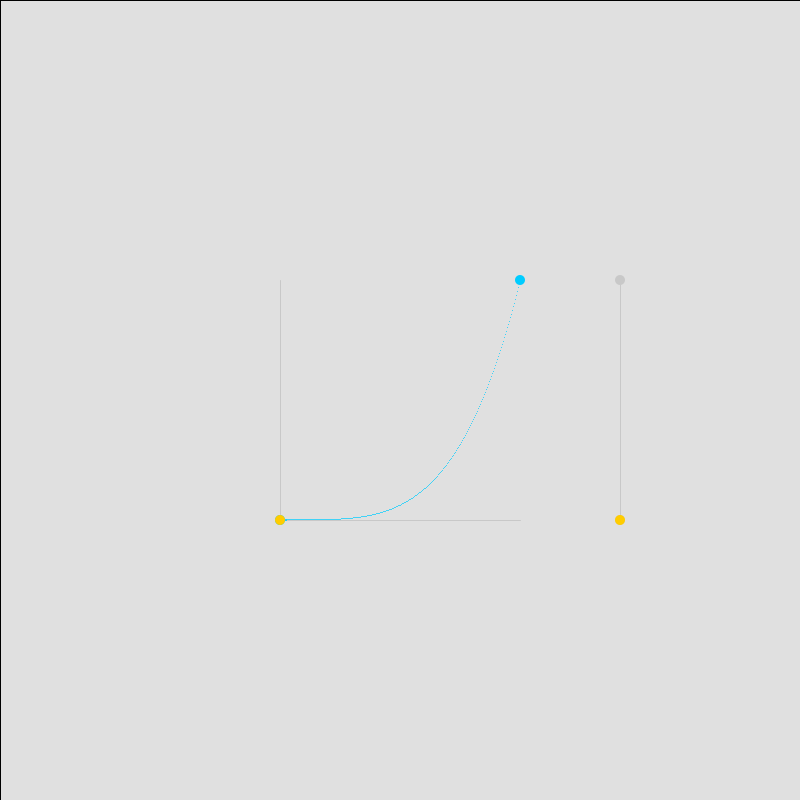
Frame 1 (no input)
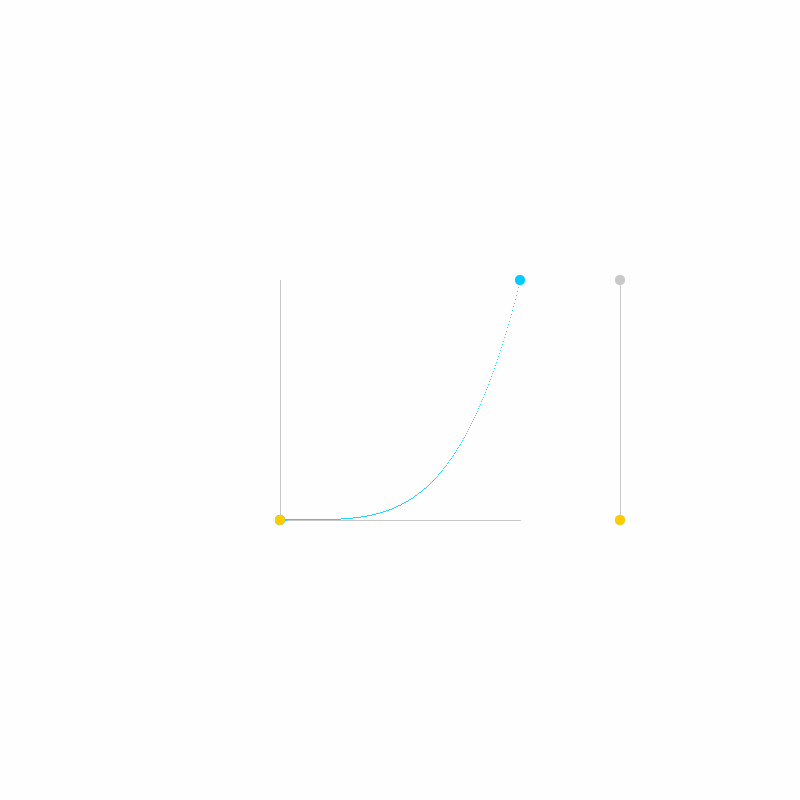
Frame 60 (the mouse pressed at the canvas centre just before this capture)
Frame 120 (the mouse held since frame 60 and released just before this capture): identical to frame 60, image omitted

The Processing sketch that drew these frames (run headless with seeded random() and noise(); from frame 60 on, the mouse is pressed at the canvas centre):

// Processing sketch: EasingGraph
// ── EasingGraph.pde
static final float FPS = 60;
static final float ONE_MS = 1000;
static final float MARGIN = 280;

float x, y = 0;
float radius = 10;
float elapsedTime = 0;
float totalDuration = 500;
boolean isReady = false;

void setup() {
  frameRate(FPS);
  size(800, 800);
}

void draw() {
  fill(255, 100);
  rect(0, 0, width, height);
  
  if (!isReady) {
    elapsedTime = 0;
    
  } else if (elapsedTime < totalDuration) {
    elapsedTime += (ONE_MS / frameRate);
    
  } else {
    elapsedTime = totalDuration;
  }
  
  float rate = getRate(getNormalizedCurrentTime());
  
  x = getNormalizedCurrentTime() * width;
  y = height - rate * height;
   
  x = map(x, 0, width, MARGIN, width - MARGIN);
  y = map(y, height, 0, height - MARGIN, MARGIN);
  
  // Support
  stroke(200);
  line(MARGIN, height - MARGIN, MARGIN, MARGIN);
  line(MARGIN, height - MARGIN, width - MARGIN, height - MARGIN);
  line(width - MARGIN + 100, height - MARGIN, width - MARGIN + 100, MARGIN);
  
  // Graph
  for (float x = 0, len = width - MARGIN * 2; x < len; x++) {
    float _rate = getRate(norm(x, 0, len));
    float _x = x;
    float _y = (height - MARGIN * 2) - _rate * (height - MARGIN * 2);
    
    _x += MARGIN;
    _y += MARGIN;;
    
    stroke(#00ccff);
    point(_x, _y);
  }
  
  // Support
  noStroke();
  fill(#00ccff);
  ellipse(MARGIN, height - MARGIN, radius, radius);
  ellipse(width - MARGIN, MARGIN, radius, radius);
  fill(200);
  ellipse(width - MARGIN + 100, MARGIN, radius, radius);
  ellipse(width - MARGIN + 100, height - MARGIN, radius, radius);
  
  // Mover
  fill(#ffcc00);
  ellipse(x, y, radius, radius);
  ellipse(width - MARGIN + 100, y, radius, radius);
}

void mouseReleased() {
  isReady = true;
  elapsedTime = 0;
  x = y = 0;
}

float getNormalizedCurrentTime() {
  return norm(elapsedTime, 0, totalDuration);
}

float getRate(float val) {
  return pow(val, 4);
  //return 1 - pow(1 - val, 4);
  //return pow(val, 0.5);
}
